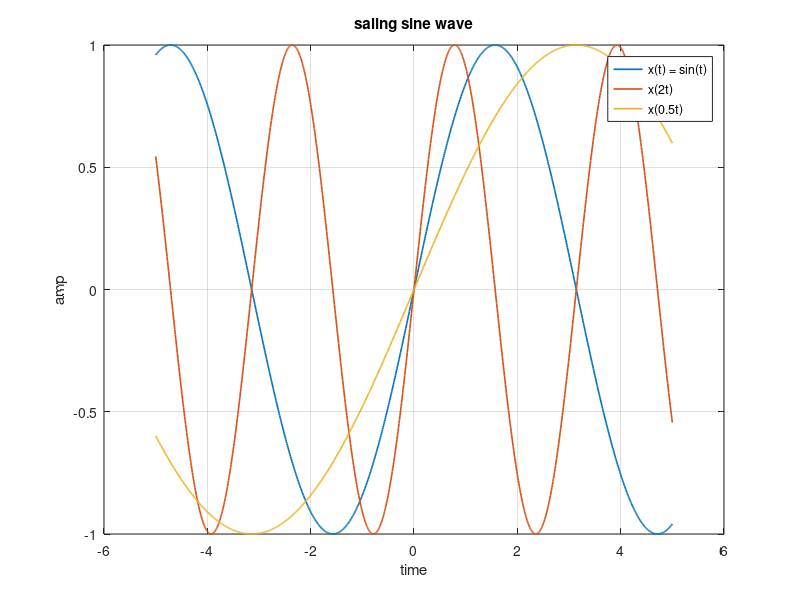

This chart was generated by the following MATLAB code:
clc;
clear;
close all;

t = -5:0.01:5;

x1 = sin(t);
x2 = sin(2*t);
x3 = sin(0.5*t);

plot(t, x1, 'LineWidth', 1.2);
hold on;
plot(t, x2, 'LineWidth', 1.2);
plot(t, x3, 'LineWidth', 1.2);
hold off;

grid on;
xlabel('time');
ylabel('amp');
title('saling sine wave');
legend('x(t) = sin(t)', 'x(2t)', 'x(0.5t)');
